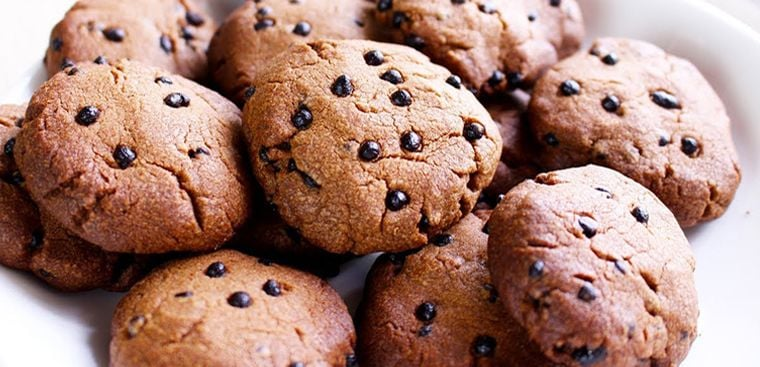
#> input picture midterm/data/original.jpg, 760 x 367 px
$ jupyter execute --allow-errors PhamDucDuy_23001855.ipynb   (older library calls are emulated)
#> lines starting #> are read from the running program, lines starting #| are printed output that depends on the picture; after the words box and inside, x2 and y2 are one past the last pixel; in counts of white or black regions, pixels touching at a corner belong together; long printed decimals are rounded
[cell 1]
import cv2
import numpy as np
import matplotlib
import matplotlib.pyplot as plt
from skimage import __version__ as skimage_version

print("cv2:", cv2.__version__)
print("numpy:", np.__version__)
print("matplotlib:", matplotlib.__version__)
print("skimage:", skimage_version)

[cell 2]
def read_image(path, mode='RGB'):
    img = cv2.imread(path, cv2.IMREAD_COLOR)
    if img is None:
        return None
    mode = mode.upper()
    if mode == 'GRAYSCALE':
        img = cv2.imread(path, cv2.IMREAD_GRAYSCALE)
    elif mode == 'RGB':
        img = cv2.cvtColor(img, cv2.COLOR_BGR2RGB)
    elif mode == 'HSV':
        img = cv2.cvtColor(img, cv2.COLOR_BGR2HSV)
    elif mode == 'LAB':
        img = cv2.cvtColor(img, cv2.COLOR_BGR2Lab)
    elif mode == 'CMY':
        img = 255 - cv2.cvtColor(img, cv2.COLOR_BGR2RGB)
    return img

def show_image(img, cmap=None, size=(6, 6)):
    plt.figure(figsize=size)
    if len(img.shape) == 2:
        plt.imshow(img, cmap='gray')
    else:
        plt.imshow(img, cmap=cmap)
    plt.axis('off')
    plt.show()

def true_grayscale_normalize(img):
    gray = convert_color(img, 'GRAYSCALE')
    return gray.astype(np.float32) / 255

def convert_color(img, mode='RGB'):
    mode = mode.upper()
    if mode == 'GRAYSCALE':
        return cv2.cvtColor(img, cv2.COLOR_RGB2GRAY)
    if mode == 'HSV':
        return cv2.cvtColor(img, cv2.COLOR_RGB2HSV)
    if mode == 'LAB':
        return cv2.cvtColor(img, cv2.COLOR_RGB2Lab)
    if mode == 'CMY':
        return 255 - img
    return img

#> (the rest of this cell did not finish here and is left out)

Let A be the binary input image, and B be the structuring element (SE).

- Erosion (A ⊖ B): Shrinks white regions. Only keeps pixels where SE B fits entirely within A.
- Dilation (A ⊕ B): Expands white regions. Adds pixels to boundaries where SE B touches any foreground pixel in A.
- Opening (A ○ B): Opening is erosion followed by dilation. Smooths contour, removes small foreground noise, preserves background:

> A ○ B = (A ⊖ B) ⊕ B

- Closing (A ● B): Closing is dilation followed by erosion. Fills small holes/gaps in foreground regions, preserves foreground:

> A ● B = (A ⊕ B) ⊖ B

[cell 3]
from scipy.ndimage import binary_erosion, binary_dilation, binary_opening, binary_closing

def erode(img, se=np.ones((3,3)), iterations=1):
    return binary_erosion(img, structure=se, iterations=iterations).astype(np.uint8)

def dilate(img, se=np.ones((3,3)), iterations=1):
    return binary_dilation(img, structure=se, iterations=iterations).astype(np.uint8)

def open_img(img, se=np.ones((3,3)), iterations=1):
    return binary_opening(img, structure=se, iterations=iterations).astype(np.uint8)

def close_img(img, se=np.ones((3,3)), iterations=1):
    return binary_closing(img, structure=se, iterations=iterations).astype(np.uint8)

se1 = np.array([[0,0,0],[0,1,1],[0,1,1]])

#> (the rest of this cell did not finish here and is left out)

[cell 4]
se2 = np.array([[0,0,0],[0,1,1],[0,1,1]])
#> (the rest of this cell did not finish here and is left out)

[cell 5]
cookie = read_image('data/original.jpg')
#> call 2 of read_image, with path = 'data/original.jpg', mode = 'RGB'
#> in read_image, img is the input picture: shape (367, 760, 3); mean B, G, R 118.2, 130.4, 168.8
show_image(cookie)

[cell 6]
cookie_gray = convert_color(cookie, 'GRAYSCALE')
show_image(cookie_gray)

[cell 7]
def add_gaussian_noise(img, mean=0, std=10):
    noise = np.random.normal(mean, std, img.shape)
    noisy = img.astype(np.float32) + noise
    return np.clip(noisy, 0, 255).astype(np.uint8)

def add_salt_pepper_noise(img, amount=0.01, salt_vs_pepper=0.5):
#> called with amount = 0.05, salt_vs_pepper = 0.5
    noisy = img.copy()
    total = np.prod(img.shape[:2])
#> total = 278920
    num_salt = int(amount * total * salt_vs_pepper)
#> num_salt = 6973
    num_pepper = int(amount * total * (1 - salt_vs_pepper))
#> num_pepper = 6973

    coords = tuple(np.random.randint(0, i, num_salt) for i in img.shape[:2])
    if len(img.shape) == 2:
        noisy[coords] = 255
    else:
        noisy[coords[0], coords[1], :] = 255

    coords = tuple(np.random.randint(0, i, num_pepper) for i in img.shape[:2])
    if len(img.shape) == 2:
        noisy[coords] = 0
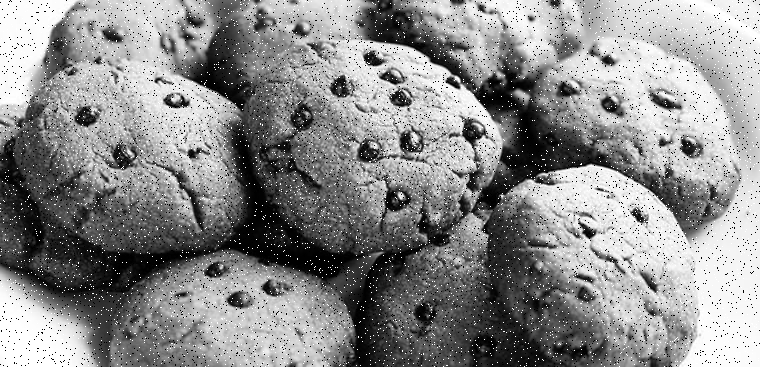
#> noisy: shape (367, 760); min 0, max 255, mean 139.8
    else:
        noisy[coords[0], coords[1], :] = 0

    return noisy

def add_speckle_noise(img, strength=0.1):
#> called with strength = 0.25
    noise = np.random.randn(*img.shape)
    noisy = img.astype(np.float32) + img.astype(np.float32) * noise * strength
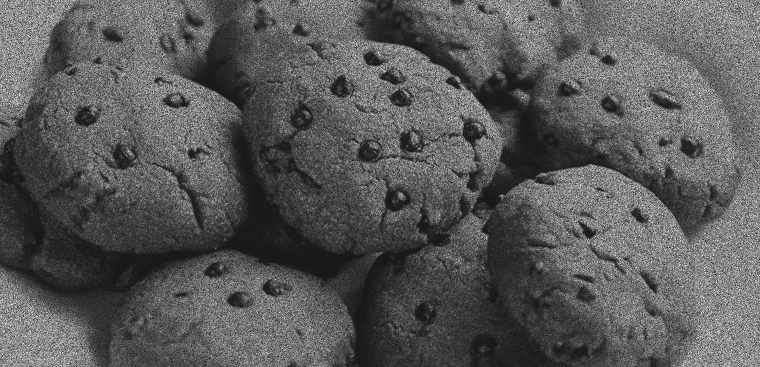
#> noisy: shape (367, 760) float64; min -53.39, max 496.6, mean 140.5; drawn with min black and max white
    return np.clip(noisy, 0, 255).astype(np.uint8)
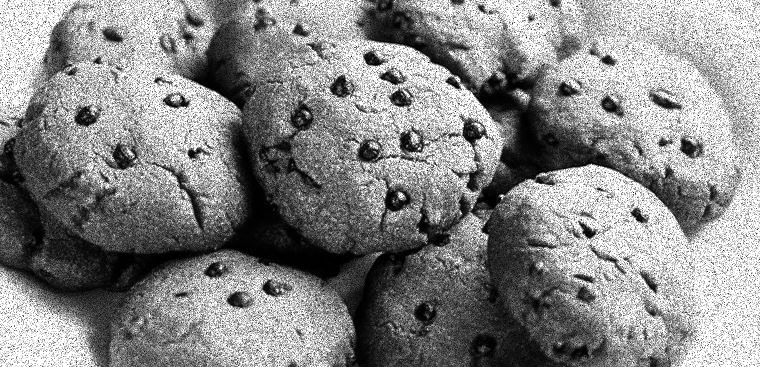
#> returned value: shape (367, 760); min 0, max 255, mean 135.6

sp_cookie = add_salt_pepper_noise(cookie_gray, 0.05)
gaussian_cookie = add_gaussian_noise(cookie_gray, 0, 0.25)
speckle_cookie = add_speckle_noise(cookie_gray, 0.25)

show_image(sp_cookie)
show_image(gaussian_cookie)
show_image(speckle_cookie)

[cell 8]
from scipy.ndimage import gaussian_filter, median_filter, uniform_filter, generic_filter
from skimage.metrics import peak_signal_noise_ratio, structural_similarity
import warnings

def gaussian_blur(img, size=3, strength=1.0, sigma=1.0, pad=0, stride=1):
    if len(img.shape) == 3:
        img = cv2.cvtColor(img, cv2.COLOR_RGB2GRAY)
    if pad > 0:
        img = np.pad(img, pad, mode='constant')
    blurred = gaussian_filter(img, sigma=sigma * strength)
    if stride > 1:
        blurred = blurred[::stride, ::stride]
    return np.clip(blurred, 0, 255).astype(np.uint8)

def median_blur(img, size=3, strength=1.0, pad=0, stride=1):
    if len(img.shape) == 3:
        img = cv2.cvtColor(img, cv2.COLOR_RGB2GRAY)
    if pad > 0:
        img = np.pad(img, pad, mode='constant')
    final_size = max(1, int(size * strength) | 1)
    filtered = median_filter(img, size=final_size)
    if stride > 1:
        filtered = filtered[::stride, ::stride]
    return np.clip(filtered, 0, 255).astype(np.uint8)

def mean_blur(img, size=3, strength=1.0, pad=0, stride=1):
#> called with size = 7, strength = 1, pad = 0, stride = 1
    if len(img.shape) == 3:
        img = cv2.cvtColor(img, cv2.COLOR_RGB2GRAY)
    if pad > 0:
        img = np.pad(img, pad, mode='constant')
    final_size = max(1, int(size * strength) | 1)
    blurred = uniform_filter(img, size=final_size)
    if stride > 1:
        blurred = blurred[::stride, ::stride]
    return np.clip(blurred, 0, 255).astype(np.uint8)

def compute_ssim(img1, img2):
    if img1.shape != img2.shape:
        warnings.warn("Images have different shapes.")
        return None
    if len(img1.shape) == 2:
        return structural_similarity(img1, img2, data_range=img1.max() - img1.min())
    return structural_similarity(img1, img2, multichannel=True, data_range=img1.max() - img1.min())

### Salt & Pepper Noise

[cell 9]
mean_sp = mean_blur(sp_cookie, 7, 1.0)
median_sp = median_blur(sp_cookie, 7, 1.0)
gaussian_sp = gaussian_blur(sp_cookie, 7, 1.0, 1.0)

show_image(mean_sp)
print(compute_ssim(mean_sp, cookie_gray))
#| 0.5912
show_image(median_sp)
print(compute_ssim(median_sp, cookie_gray))
#| 0.689
show_image(gaussian_sp)
print(compute_ssim(gaussian_sp, cookie_gray))
#| 0.7078

- Median filter works best for S&P noise.

### Gaussian Noise

[cell 10]
mean_gauss = mean_blur(gaussian_cookie, 7, 1.0)
median_gauss = median_blur(gaussian_cookie, 7, 1.0)
gaussian_gauss = gaussian_blur(gaussian_cookie, 7, 1.0, 1.0)

show_image(mean_gauss)
print(compute_ssim(mean_gauss, cookie_gray))
#| 0.6516
show_image(median_gauss)
print(compute_ssim(median_gauss, cookie_gray))
#| 0.6905
show_image(gaussian_gauss)
print(compute_ssim(gaussian_gauss, cookie_gray))
#| 0.8997

- The Gaussian Noise here is relatively weak so it's easy to denoise, mean and median blurs more than gaussian filter.

### Speckle Noise

[cell 11]
mean_speckle = mean_blur(speckle_cookie, 7, 1.0)
#> call 3 of mean_blur, with size = 7, strength = 1, pad = 0, stride = 1
#> in mean_blur (call 3), `blurred = uniform_filter(img, size=final_size)`:
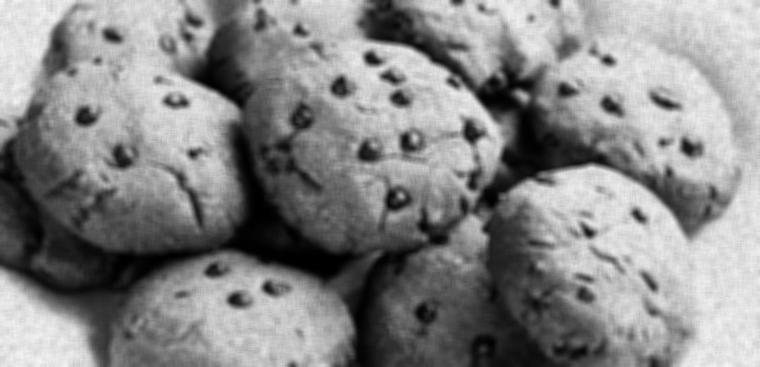
#> blurred: shape (367, 760); min 0, max 247, mean 134.8
median_speckle = median_blur(speckle_cookie, 7, 1.0)
#> call 3 of median_blur, with size = 7, strength = 1, pad = 0, stride = 1
#> in median_blur (call 3), `filtered = median_filter(img, size=final_size)`:
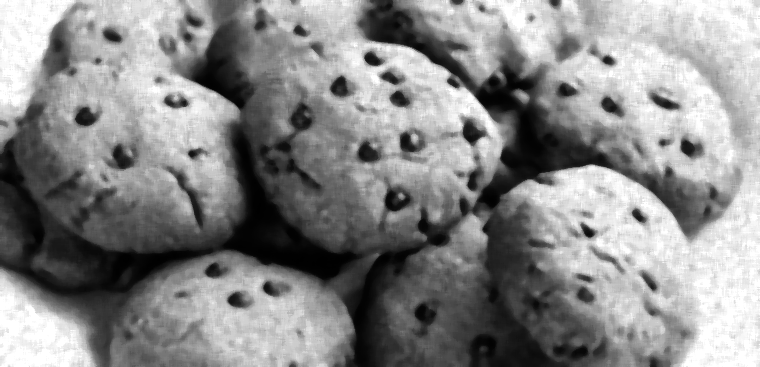
#> filtered: shape (367, 760); min 0, max 255, mean 137.7
gaussian_speckle = gaussian_blur(speckle_cookie, 7, 1.0, 1.0)
#> call 3 of gaussian_blur, with size = 7, strength = 1, sigma = 1, pad = 0, stride = 1
#> in gaussian_blur (call 3), `blurred = gaussian_filter(img, sigma=sigma * strength)`:
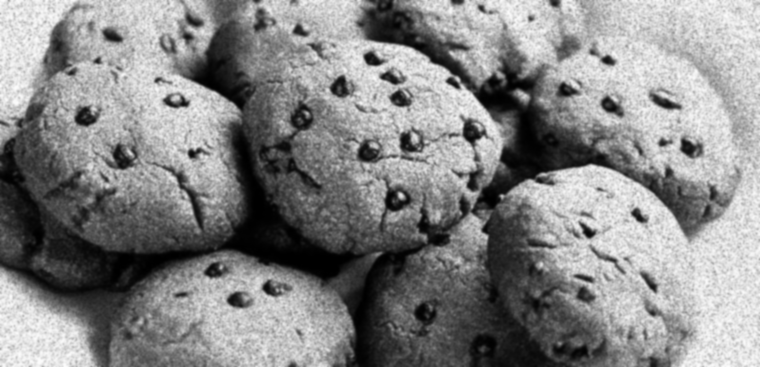
#> blurred: shape (367, 760); min 0, max 252, mean 134.6

show_image(mean_speckle)
print(compute_ssim(mean_speckle, cookie_gray))
#| 0.5912
show_image(median_speckle)
print(compute_ssim(median_speckle, cookie_gray))
#| 0.5894
show_image(gaussian_speckle)
print(compute_ssim(gaussian_speckle, cookie_gray))
#| 0.7069
#> call 3 of read_image, with path = 'data/xray.jpg', mode = 'RGB'
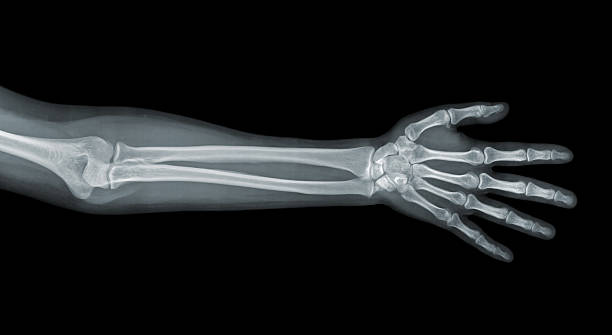
#> input picture midterm/data/xray.jpg, 612 x 335 px
#> in read_image, img is the input picture: shape (335, 612, 3); mean B, G, R 31.4, 30.4, 28.3

- Speckle Noise is very difficult to remove due to multiplacation in the noise model:

$$
I_{\text{speckle}} = I \cdot (1 + N)
$$

- Where $ N $ is normally distributed.
- Gaussian filter blurs the least here.

> Note: SSIM is not always aligned with human's vision perception

[cell 12]
def edge_detection_range_3x3(img):
    gray = img
    if len(img.shape) == 3:
        gray = cv2.cvtColor(img, cv2.COLOR_BGR2GRAY)

    blur = cv2.GaussianBlur(gray, (3, 3), 0)
    height, width = blur.shape
#> height = 335; width = 612
    edge_img = np.zeros_like(blur)

    for y in range(1, height - 1):
        for x in range(1, width - 1):
            block_3x3 = blur[y-1:y+2, x-1:x+2]
            min_val = np.min(block_3x3)
            max_val = np.max(block_3x3)
            range_val = max_val - min_val
            edge_img[y, x] = range_val
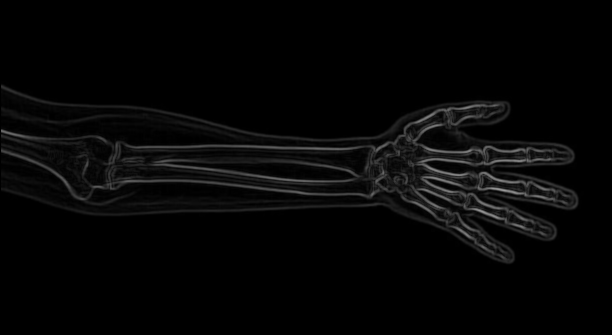
#> edge_img: shape (335, 612) float32; min 0, max 0.609, mean 0.0247

    return edge_img

[cell 13]
skeleton = true_grayscale_normalize(read_image('data/xray.jpg'))
show_image(skeleton)

[cell 14]
processed_xray = edge_detection_range_3x3(skeleton)
show_image(processed_xray)

[cell 15]
def show_histogram_with_median(img):
    plt.figure(figsize=(6, 4))
    values = img.ravel()
    plt.hist(values, bins=256, range=(values.min(), values.max()), color='gray')
    median = np.median(values)
#> median = 0
    plt.axvline(median, color='red', linestyle='--', linewidth=2)
    plt.title('Histogram with Median')
    plt.xlabel('Pixel Value')
    plt.ylabel('Frequency')
    plt.show()
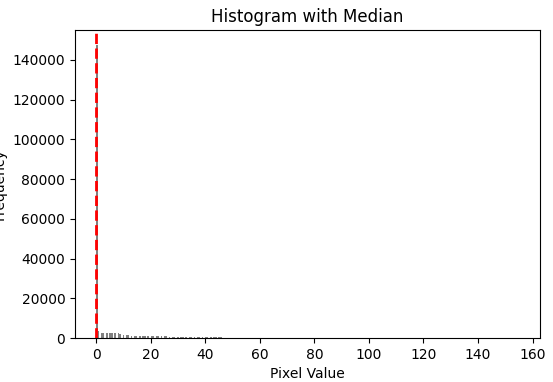
#> figure drawn by matplotlib, 1 panel; tallest bar 147658 high, from x = 0 to 0.605
    return median

def denormalize(img):
    return np.clip(img * 255, 0, 255).astype(np.uint8)

processed_xray_denom = denormalize(processed_xray)

median = show_histogram_with_median(processed_xray_denom)
#> median = 0
print(median)
#| 0.0

[cell 16]
def threshold(img, value):
#> called with value = 55
    return (img > value).astype(np.uint8)
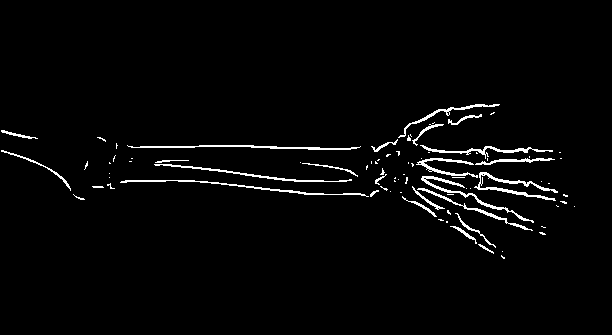
#> returned value: shape (335, 612); values 0 (black) and 1 (white), 2.5% white in thin lines or dots, all inside (x1, y1, x2, y2) = (1, 104, 575, 259)

binary_xray = threshold(processed_xray_denom, 55)
show_image(binary_xray)
